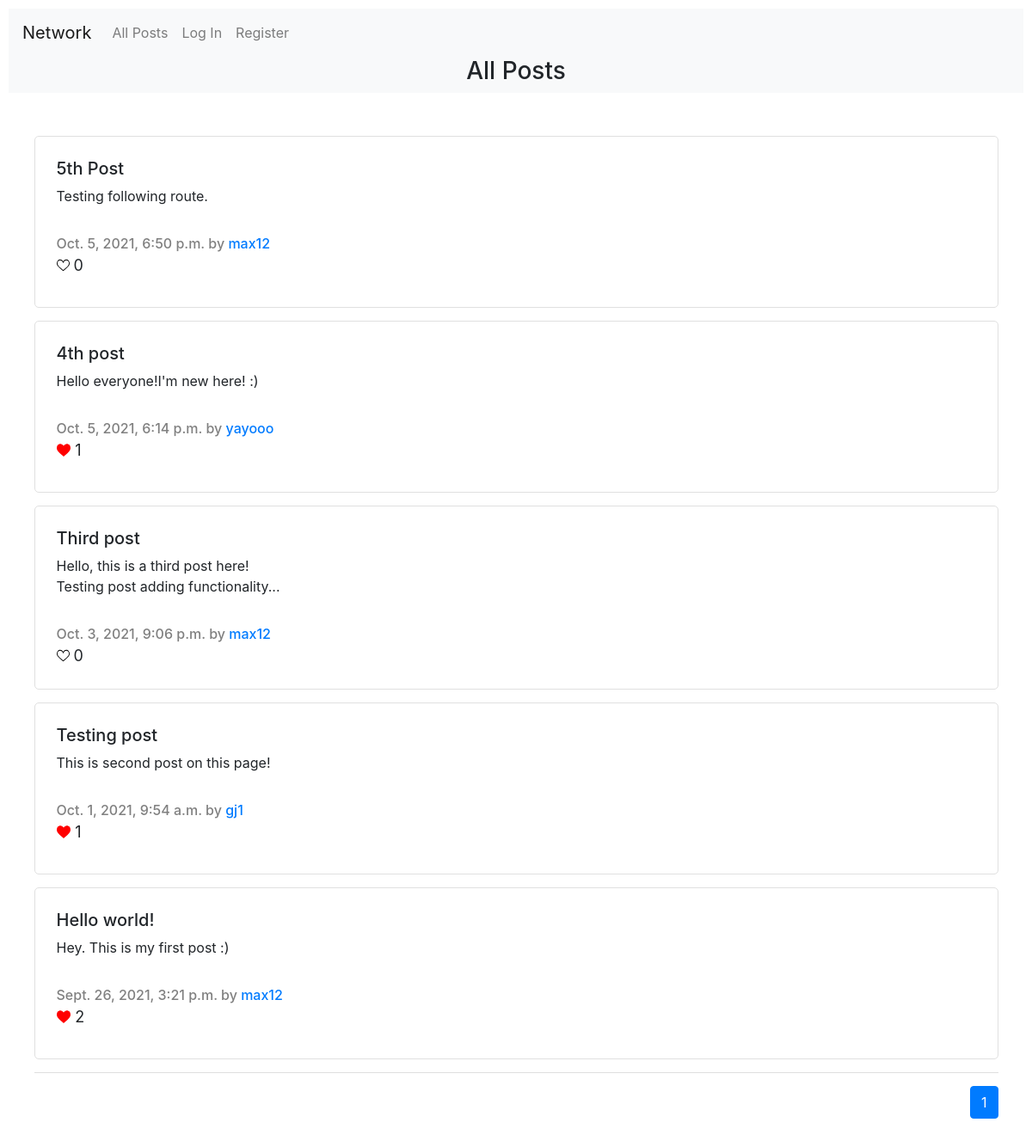
The app's page /, older data.
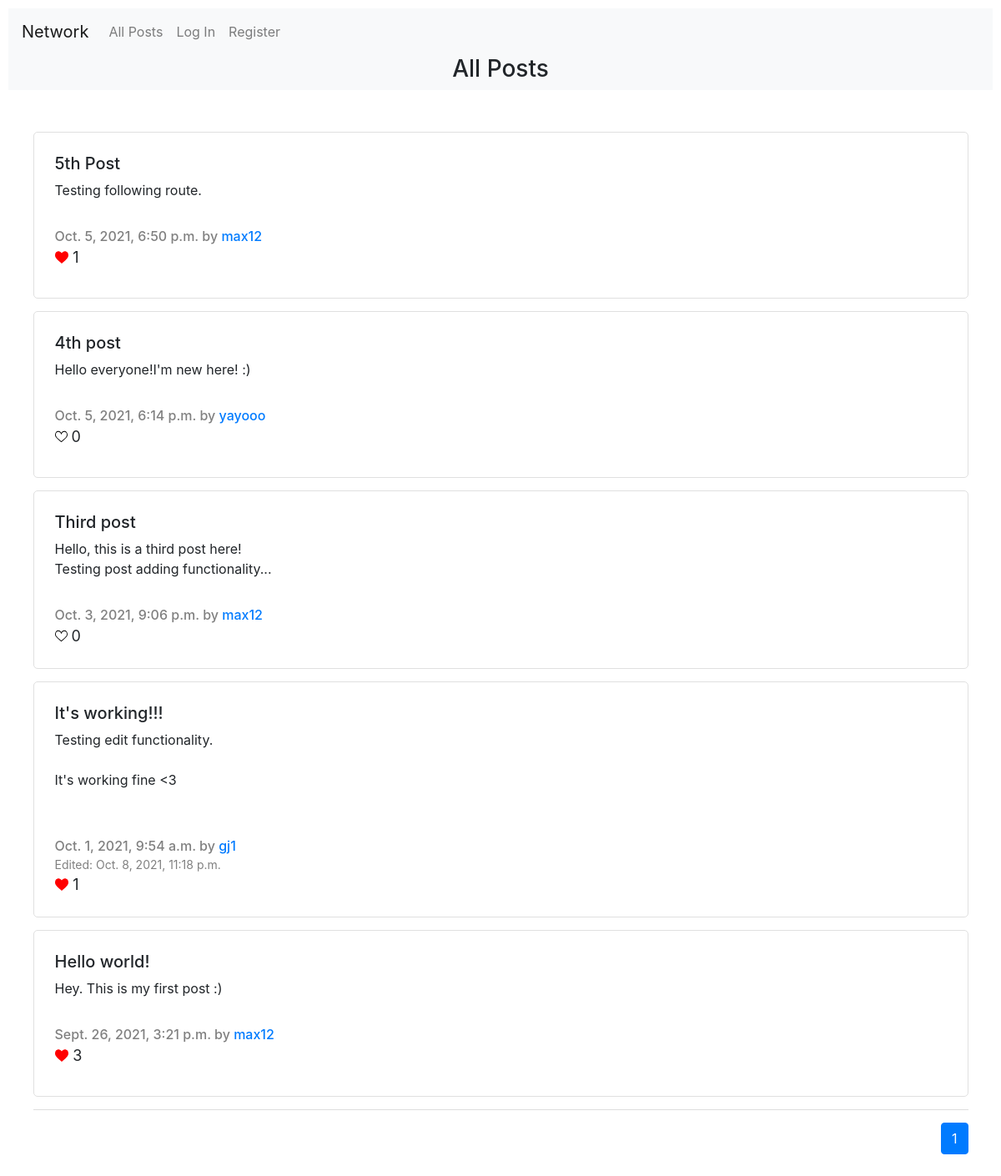
The same page, newer data.
### network/models.py (models this page shows, shortened)
class Post(models.Model):
    creator =  models.ForeignKey(User, on_delete=models.CASCADE, related_name="post_creator")
    title = models.CharField(max_length=64)
    content = models.CharField(max_length=2500)
    creation_date = models.DateTimeField(auto_now_add=True)
    edit_date = models.DateTimeField(null=True, blank=True)
    likes = models.ManyToManyField(User, related_name="liked_posts", blank=True)

class User(AbstractUser):
    followings = models.ManyToManyField('User', related_name="user_followings", blank=True, symmetrical=False)
    followers = models.ManyToManyField('User', related_name="user_followers", blank=True, symmetrical=False)
    pass

### network/views.py (the view)
# urls.py: path("", views.index, name="index"),
def index(request):
    posts = Post.objects.all()
    liked_posts = []
    posts = posts.order_by('-creation_date')
    paginator = Paginator(posts, 10)
    page_number = request.GET.get('page')
    page_obj = paginator.get_page(page_number)
    try:
        liked_posts = Post.objects.filter(likes=request.user)
    except:
        print('No liked posts')
    return render(request, "network/index.html", {
        "title": "All Posts",
        "posts": posts,
        "index": 'True',
        "liked_posts": liked_posts,
        "postForm": NewPostForm(),
        "page_obj": page_obj,
        "range": range(page_obj.paginator.num_pages)
    })

### network/templates/network/index.html (shortened to what this page needs)
{% extends "network/layout.html" %}
{% load static %}
{% block body %}
    <div class="main_title_container">
        <h3>
            {{ title }}
        </h3>
    </div>
    <div class="content_container">
        {% for post in page_obj %}
            <div class="Post_container">
                <div class="Show_post_container">
                    <h5 class="post_title">
                        {{ post.title }}
                    </h5>
                    <p class="post_content">
                        {{ post.content|linebreaksbr }}
                    </p>
                    <p id="post_creation_date">
                        {{ post.creation_date }} by <a href="{% url 'user' post.creator %}">{{ post.creator }}</a>
                    </p>
                    <p id="post_edit_date"
                    >
                        Edited: {{ post.edit_date }}
                    </p>
                    {% if user.is_authenticated %}
                        <div class="likes_container unselectable"
                        {% if post in liked_posts %}
                            title="Unlike"
                        {% else %}
                            title="Like"
                        {% endif %}
                        >
                            {% if post in liked_posts %}
                                <img src="{% static "network/unlike.svg" %}" alt="unlike" class="heart_icon">
                            {% else %}
                                <img src="{% static "network/like.svg" %}" alt="like" class="heart_icon">
                            {% endif %}
                            <span id="likes_counter">
                                {{ post.likes.count }}
                            </span>
                        </div>
                    {% else %}
                        <div class="likes_container_disabled" title="Likes">
                            {% if post.likes.count > 0 %}
                                <img src="{% static "network/unlike.svg" %}" alt="likes" class="heart_icon_disabled">
                            {% else %}
                                <img src="{% static "network/like.svg" %}" alt="likes" class="heart_icon_disabled">
                            {% endif %}
                            <span id="likes_counter">
                                {{ post.likes.count }}
                            </span>
                        </div>
                    {% endif %}
                </div>
            </div>
        {% endfor %}
    </div>
    <div id="paginator">
        <ul class="pagination">
            {% for i in range %}
                <li
                {% if i|add:1 == page_obj.number %}
                    class="page-item active"
                {% else %}
                    class="page-item"
                {% endif %}
                ><a class="page-link" href="?page={{ i|add:1 }}">{{ i|add:1 }}</a></li>
            {% endfor %}
        </ul>
    </div>
{% endblock %}

### network/templates/network/layout.html (shortened to what this page needs)
{% load static %}
<!DOCTYPE html>
<html lang="en">
    <head>
        <link rel="stylesheet" href="https://stackpath.bootstrapcdn.com/bootstrap/4.4.1/css/bootstrap.min.css">
        <link href="{% static 'network/styles.css' %}" rel="stylesheet">
    </head>
    <body>
        <nav class="navbar navbar-expand-lg navbar-light bg-light">
            <a class="navbar-brand" href="{% url 'index' %}">Network</a>
            <div>
              <ul class="navbar-nav mr-auto">
                <li class="nav-item">
                  <a class="nav-link" href="{% url 'index' %}">All Posts</a>
                </li>
                {% if user.is_authenticated %}
                    <li class="nav-item">
                        <a class="nav-link" href="{% url 'following' %}">Following</a>
                    </li>
                    <li class="nav-item">
                        <a class="nav-link" href="{% url 'logout' %}">Log Out</a>
                    </li>
                {% else %}
                    <li class="nav-item">
                        <a class="nav-link" href="{% url 'login' %}">Log In</a>
                    </li>
                    <li class="nav-item">
                        <a class="nav-link" href="{% url 'register' %}">Register</a>
                    </li>
                {% endif %}
              </ul>
            </div>
          </nav>
        <div class="body_container">
            {% block body %}
            {% endblock %}
        </div>
    </body>
</html>

### network/static/network/styles.css (style rules this page uses)
body { padding: 10px; margin: 0px; }
.main_title_container { display: flex; justify-content: center; align-items: center; background-color: #f8f9fa; width: 100%; }
.body_container { display: flex; flex-direction: column; justify-content: center; align-items: center; width: 100%; }
.content_container { background: white; display: flex; flex-direction: column; justify-content: center; align-items: center; width: 100%; margin-bottom: 50px; padding: 50px 0px 50px 0px; }
.Post_container, .Post_container_1 { width: 95%; min-height: 200px; border-radius: 5px; margin-bottom: 15px; padding: 25px; }
.Post_container { border: 1px solid #e0e0e0; }
#post_creation_date { padding-top: 15px; margin-bottom: 0; color: gray; font-weight: 500; }
#post_edit_date { font-size: 14px; color: gray; margin-bottom: 0; }
.likes_container, .likes_container_disabled { display: flex; justify-content: flex-start; align-items: center; width: fit-content; }
#likes_counter { font-size: 18px; margin-left: 5px; }
.heart_icon, .heart_icon_disabled, .follow_icon { height: 15px; }
#paginator { width: 95%; display: flex; justify-content: flex-end; margin-top: -100px; padding-top: 15px; border-top: 1px solid #dedede; }

Row changes from the older to the newer data that the page shows:
computed for Post "5th Post": likes.count "0" → "1"
computed for Post "4th post": likes.count "1" → "0"
changed Post "gj1": title "Testing post" → "It's working!!!"; content "This is second post on this page!" → "Testing edit functionality. It's working fine <3"; edit_date (not shown) → "Oct. 8, 2021, 11:18 p.m."
computed for Post "Hello world!": likes.count "2" → "3"
